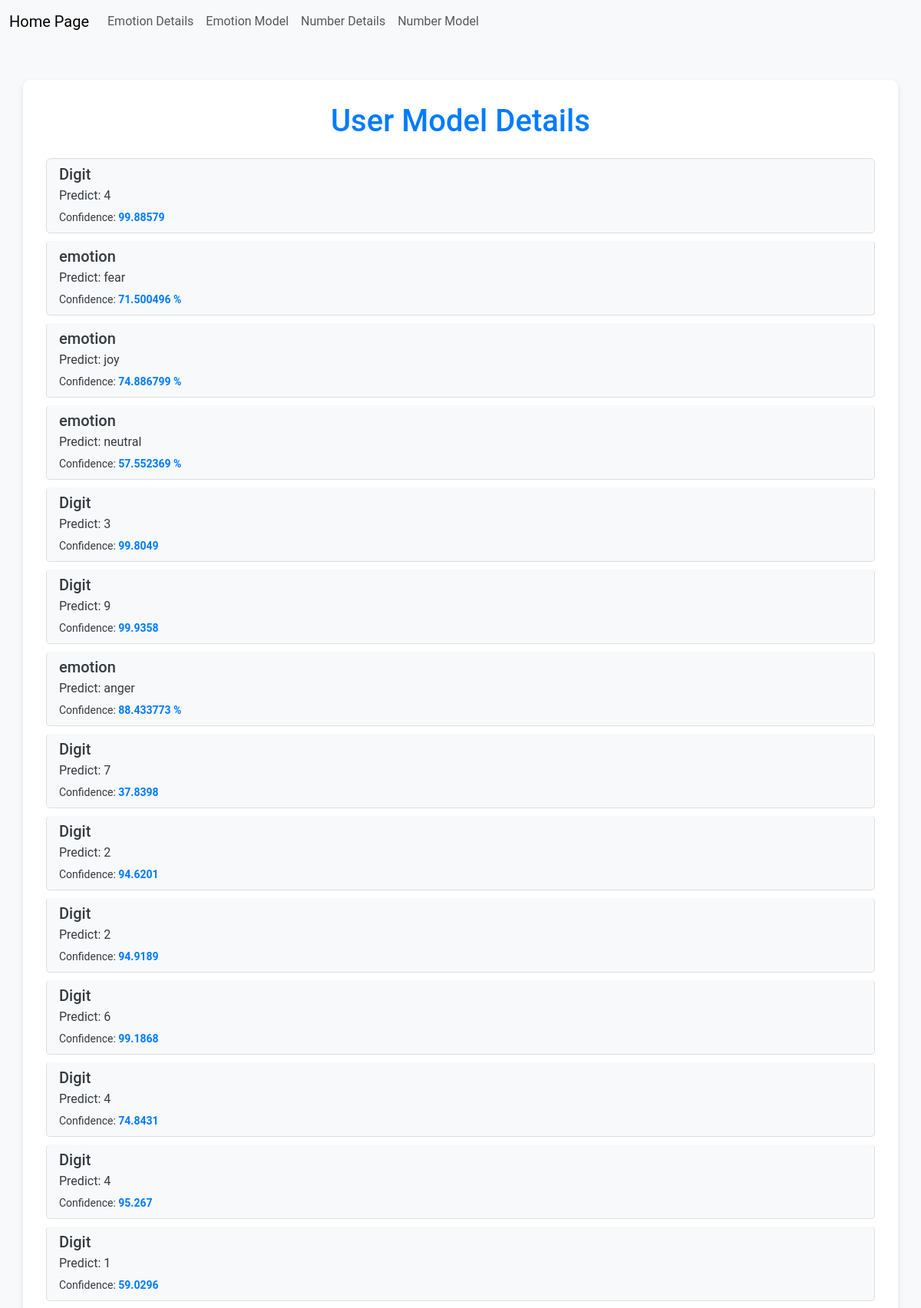
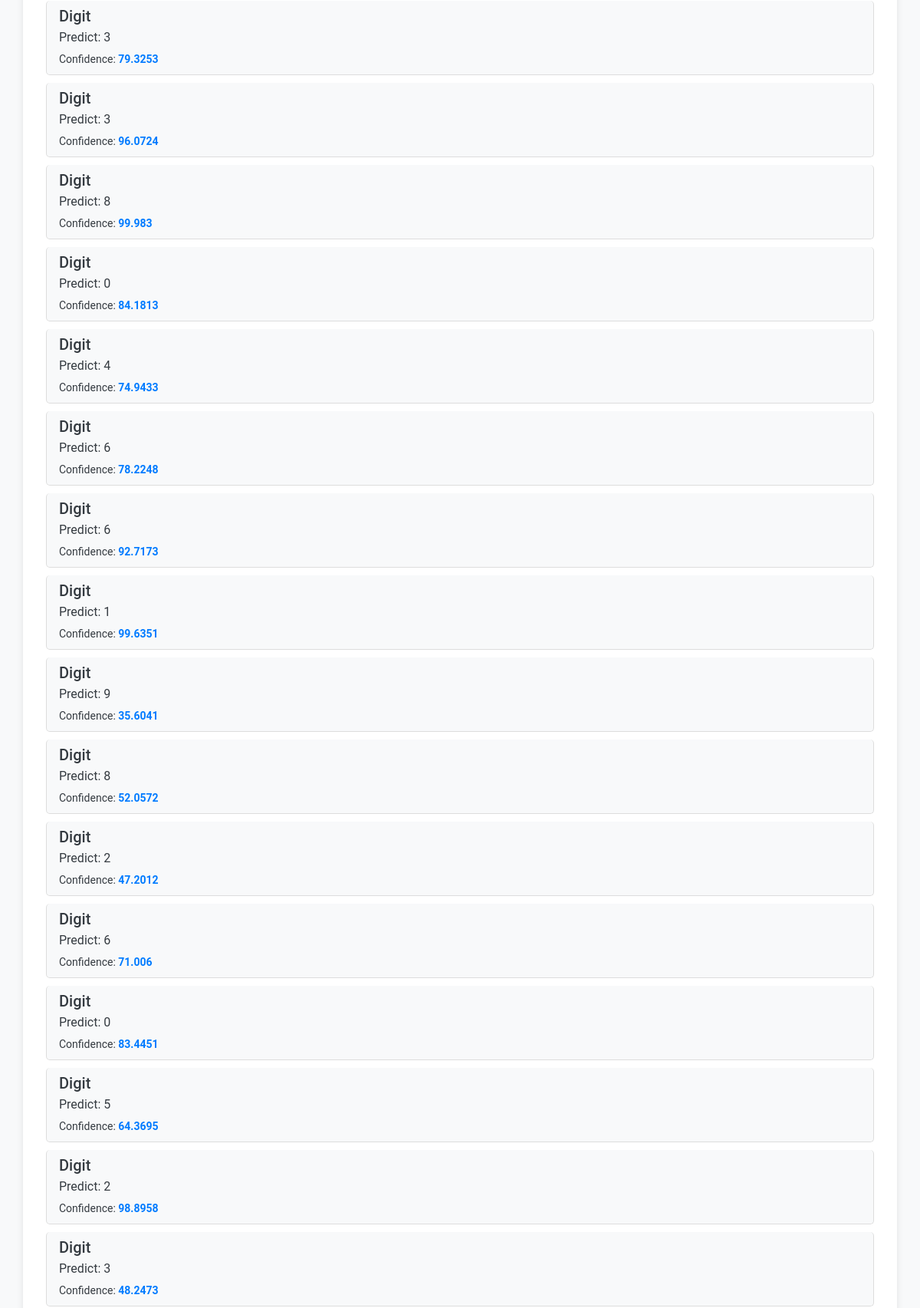
Page /user_details/ (upper part) on the committed database (2 pictures, top to bottom).
### myapp/models.py (models this page shows, shortened)
class User_Details(models.Model):
  model = models.CharField(max_length=20)
  predict = models.CharField(max_length=20)
  confidence = models.CharField(max_length=20)
  created_at = models.DateTimeField(auto_now_add=True)

### myapp/views.py (the view)
# urls.py: path('user_details/', views.user_details, name='user_details'),
def user_details(request):
  data = User_Details.objects.all()
  return render(request, 'user_details.html', {'data': data})

### myapp/templates/user_details.html (shortened to what this page needs)
{% extends "base.html" %}  {% block content %}
<div class="container my-5">
  <h1 class="text-center mb-4">User Model Details</h1>
  <div class="list-group">
    {% for details in data %}
    <div class="list-group-item list-group-item-action">
      <div class="d-flex w-100 justify-content-between">
        <h5 class="mb-1">{{ details.model }}</h5>
      </div>
      <p class="mb-1">Predict: {{ details.predict }}</p>
      <small>Confidence: <strong>{{ details.confidence }}</strong></small>
    </div>
    {% endfor %}
  </div>
</div>
{% endblock %}

### myapp/templates/base.html (shortened to what this page needs)
<!DOCTYPE html>
<html lang="en">
  <head>
    <link
      href="https://cdn.jsdelivr.net/npm/bootstrap@5.3.3/dist/css/bootstrap.min.css"
      rel="stylesheet"
    />
    {% load static %}
  </head>
  <body>
    <nav class="navbar navbar-expand-lg bg-body-tertiary">
      <div class="container-fluid">
        <a class="navbar-brand" href="/">Home Page</a>
        <div class="collapse navbar-collapse" id="navbarNav">
          <ul class="navbar-nav">
            <li class="nav-item">
              <a class="nav-link" href="/emotion_details/">Emotion Details</a>
            </li>
            <li class="nav-item">
              <a class="nav-link" href="/emotion_model/">Emotion Model</a>
            </li>
            <li class="nav-item">
              <a class="nav-link" href="/number_details/">Number Details</a>
            </li>
            <li class="nav-item">
              <a class="nav-link" href="/number_model/">Number Model</a>
            </li>
          </ul>
        </div>
      </div>
    </nav>
    <div>{% block content %} {% endblock %}</div>
  </body>
</html>

### myapp/templates/base.html (style rules this page uses)
body { background-color: #f8f9fa; color: #343a40; font-family: "Roboto", sans-serif; }
.container { background-color: #ffffff; padding: 30px; border-radius: 10px; box-shadow: 0 4px 8px rgba(0, 0, 0, 0.1); }
h1 { font-size: 2.5rem; font-weight: 500; color: #007bff; text-align: center; }
.list-group-item { background-color: #f8f9fa; color: #343a40; border: 1px solid #ddd; border-radius: 5px; margin-bottom: 10px; }
.list-group-item strong { color: #007bff; }

### rows in the picture
User_Details: model "Digit", predict "4", confidence "99.88579"
User_Details: model "emotion", predict "fear", confidence "71.500496 %"
User_Details: model "emotion", predict "joy", confidence "74.886799 %"
User_Details: model "emotion", predict "neutral", confidence "57.552369 %"
User_Details: model "Digit", predict "3", confidence "99.8049"
User_Details: model "Digit", predict "9", confidence "99.9358"
User_Details: model "emotion", predict "anger", confidence "88.433773 %"
User_Details: model "Digit", predict "7", confidence "37.8398"
User_Details: model "Digit", predict "2", confidence "94.6201"
User_Details: model "Digit", predict "2", confidence "94.9189"
User_Details: model "Digit", predict "6", confidence "99.1868"
User_Details: model "Digit", predict "4", confidence "74.8431"
User_Details: model "Digit", predict "4", confidence "95.267"
User_Details: model "Digit", predict "1", confidence "59.0296"
User_Details: model "Digit", predict "3", confidence "79.3253"
User_Details: model "Digit", predict "3", confidence "96.0724"
User_Details: model "Digit", predict "8", confidence "99.983"
User_Details: model "Digit", predict "0", confidence "84.1813"
User_Details: model "Digit", predict "4", confidence "74.9433"
User_Details: model "Digit", predict "6", confidence "78.2248"
User_Details: model "Digit", predict "6", confidence "92.7173"
User_Details: model "Digit", predict "1", confidence "99.6351"
User_Details: model "Digit", predict "9", confidence "35.6041"
User_Details: model "Digit", predict "8", confidence "52.0572"
User_Details: model "Digit", predict "2", confidence "47.2012"
User_Details: model "Digit", predict "6", confidence "71.006"
User_Details: model "Digit", predict "0", confidence "83.4451"
User_Details: model "Digit", predict "5", confidence "64.3695"
User_Details: model "Digit", predict "2", confidence "98.8958"
User_Details: model "Digit", predict "3", confidence "48.2473"
